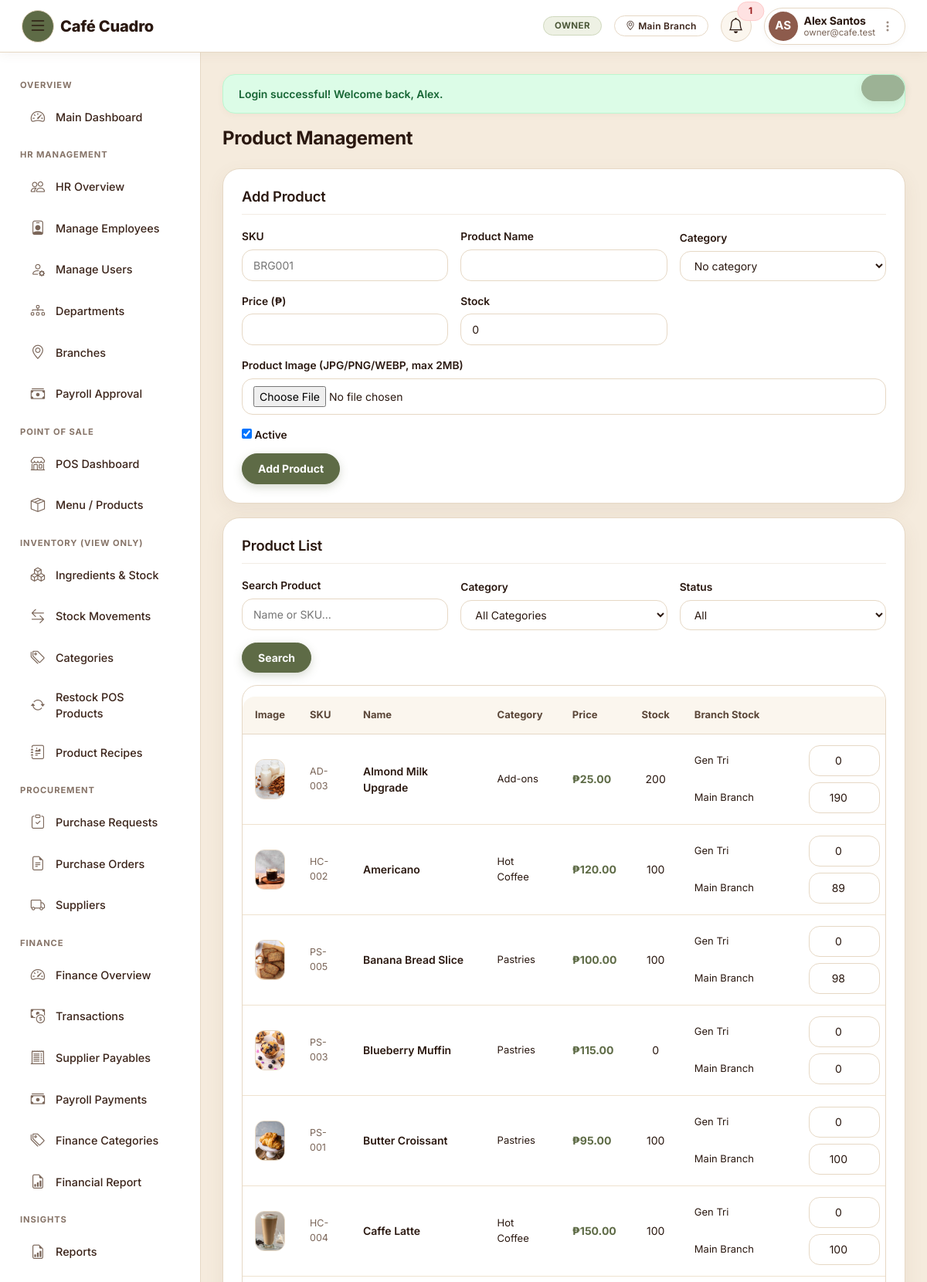
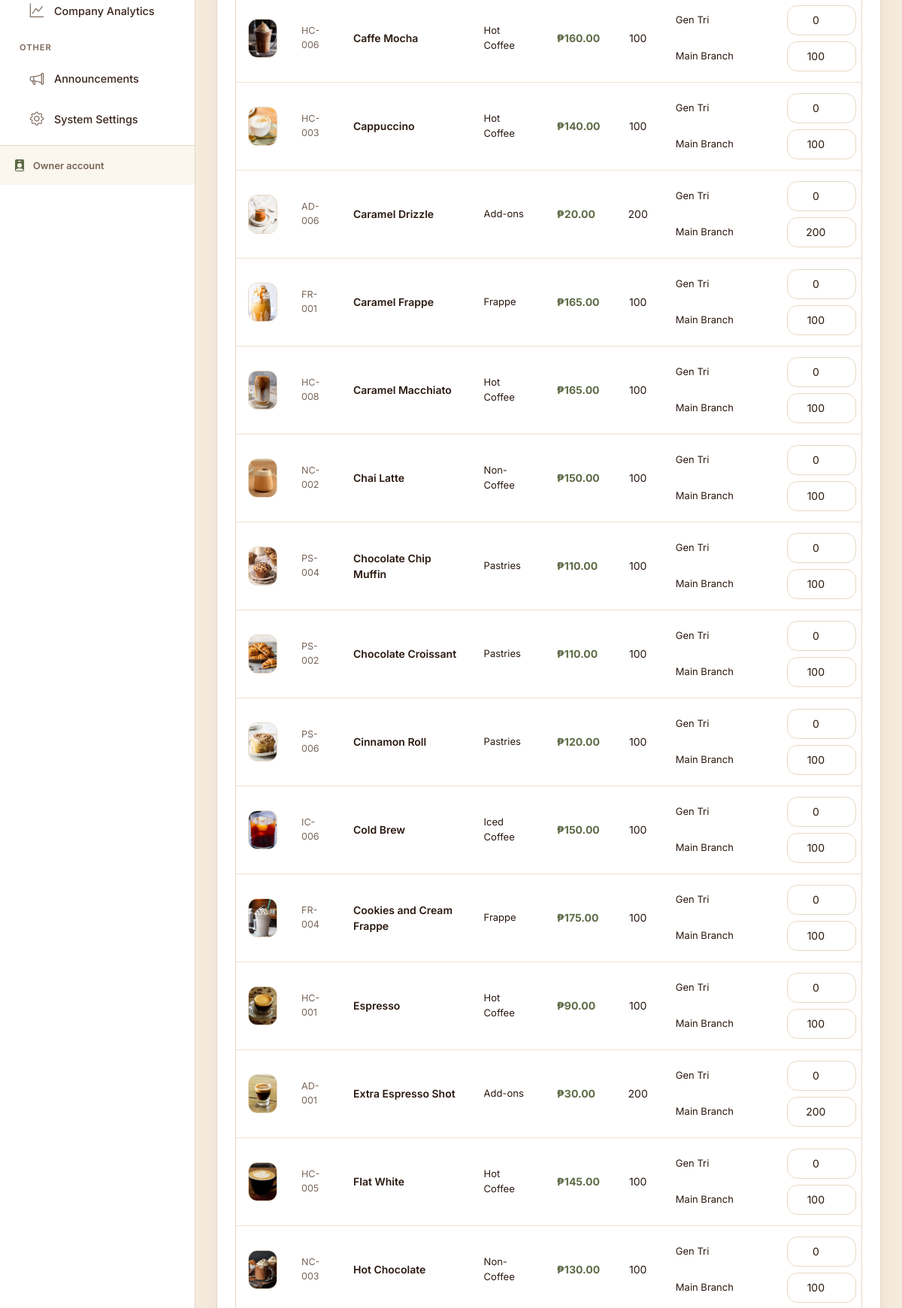
Screenshot of /pos/product_management.php (signed in, upper part) with the database file from the repository (2 pictures, top to bottom).
### tables this page shows
CREATE TABLE `branches` (
  `branch_id` int(11) NOT NULL,
  `branch_name` varchar(100) NOT NULL,
  `address` varchar(255) DEFAULT NULL,
  `contact_number` varchar(30) DEFAULT NULL,
  `latitude` decimal(10,7) DEFAULT NULL,
  `longitude` decimal(10,7) DEFAULT NULL,
  `status` enum('ACTIVE','INACTIVE') NOT NULL DEFAULT 'ACTIVE',
  `created_at` timestamp NOT NULL DEFAULT current_timestamp()
);

CREATE TABLE `products` (
  `id` int(11) NOT NULL,
  `category_id` int(11) DEFAULT NULL,
  `sku` varchar(50) DEFAULT NULL,
  `name` varchar(150) NOT NULL,
  `price` decimal(10,2) NOT NULL,
  `stock` int(11) DEFAULT 999,
  `image_url` varchar(255) DEFAULT '',
  `is_active` tinyint(1) DEFAULT 1,
  `updated_at` timestamp NOT NULL DEFAULT current_timestamp() ON UPDATE current_timestamp()
);

CREATE TABLE `menu_categories` (
  `id` int(11) NOT NULL,
  `name` varchar(100) NOT NULL,
  `icon` varchar(10) DEFAULT '?',
  `sort_order` int(11) DEFAULT 0
);

CREATE TABLE `branch_inventory` (
  `branch_inventory_id` int(11) NOT NULL,
  `branch_id` int(11) NOT NULL,
  `product_id` int(11) NOT NULL,
  `stock` int(11) NOT NULL DEFAULT 0,
  `reorder_level` int(11) NOT NULL DEFAULT 10,
  `updated_at` timestamp NOT NULL DEFAULT current_timestamp() ON UPDATE current_timestamp()
);

### includes/auth.php (called while the page is built, shortened)
<?php
function isLoggedIn(): bool {
    return isset($_SESSION['user_id']) && isset($_SESSION['role_id']);
}
function currentRoleId() {
    return $_SESSION['role_id'] ?? null;
}
function currentRoleName(): string {
    $names = ROLE_NAMES;
    return $names[currentRoleId()] ?? 'Guest';
}
function currentBranchId() {
    if (!empty($_SESSION['branch_id'])) {
        return (int)$_SESSION['branch_id'];
    }
    return 1;
}
function currentBranchName() {
    global $pdo;
    $branchId = currentBranchId();
    if ($branchId && isset($pdo) && $pdo instanceof PDO) {
        static $cache = [];
        if (!array_key_exists($branchId, $cache)) {
            $stmt = $pdo->prepare("SELECT branch_name FROM branches WHERE branch_id = ?");
            $stmt->execute([$branchId]);
            $cache[$branchId] = $stmt->fetchColumn() ?: null;
        }
        if ($cache[$branchId] !== null) {
            return $cache[$branchId];
        }
    }
    return $_SESSION['branch_name'] ?? null;
}

### pos/app.php (called while the page is built, shortened)
<?php
require_once __DIR__ . '/../includes/auth.php';
require_once __DIR__ . '/../includes/functions.php';
function h($value) {
    return htmlspecialchars((string) $value, ENT_QUOTES, 'UTF-8');
}
function money($value) {
    return number_format((float) $value, 2);
}

### pos/product_management.php (the view, shortened to what this page needs)
<?php
require 'database.php';
require 'app.php';
$edit_product = null;
$search        = trim($_GET['search'] ?? '');
try {
    $sql    = "SELECT p.*, c.name AS category_name FROM products p LEFT JOIN menu_categories c ON c.id = p.category_id WHERE 1=1";
    $params = [];
    $sql .= " ORDER BY p.is_active DESC, p.name";
    $stmt = $conn->prepare($sql);
    $stmt->execute($params);
    $products = $stmt->fetchAll(PDO::FETCH_ASSOC);
    $branches = $conn->query("SELECT branch_id, branch_name FROM branches WHERE status = 'ACTIVE' ORDER BY branch_name")->fetchAll(PDO::FETCH_ASSOC);
    $branchStockMap = [];
    if ($products) {
        $productIds = array_column($products, 'id');
        $placeholders = implode(',', array_fill(0, count($productIds), '?'));
        $biStmt = $conn->prepare("SELECT product_id, branch_id, stock, reorder_level FROM branch_inventory WHERE product_id IN ($placeholders)");
        $biStmt->execute($productIds);
        foreach ($biStmt->fetchAll(PDO::FETCH_ASSOC) as $row) {
            $branchStockMap[$row['product_id']][$row['branch_id']] = $row;
        }
    }
} catch (PDOException $e) {
    $categories     = [];
    $products       = [];
    $branches       = [];
    $branchStockMap = [];
    $message        = "<div class='alert error'>Database retrieval failure. Could not load products. Please refresh or try again.</div>";
}
require_once __DIR__ . '/../includes/header.php';
?>
<link rel="stylesheet" href="<?= BASE_URL ?>assets/shared/pos-legacy.css">
<div class="mb-4">
    <h1 class="h4 fw-bold mb-1">Product Management</h1>
</div>
<section class="panel">
    <h2><?= $edit_product ? 'Edit Product' : 'Add Product' ?></h2>
    <form method="POST" enctype="multipart/form-data" class="form-grid">
        <div>
            <label for="sku">SKU</label>
            <input id="sku" name="sku" value="<?= h($edit_product['sku'] ?? '') ?>" placeholder="BRG001">
        </div>
        <div>
            <label for="name">Product Name</label>
            <input id="name" name="name" value="<?= h($edit_product['name'] ?? '') ?>" required>
        </div>
        <div>
            <label for="category_id">Category</label>
            <select id="category_id" name="category_id">
                <option value="">No category</option>
            </select>
        </div>
        <div>
            <label for="price">Price (₱)</label>
            <input id="price" name="price" type="number" step="0.01" min="0" value="<?= h($edit_product['price'] ?? '') ?>" required>
        </div>
        <div>
            <label for="stock">Stock</label>
            <?php
                $stock_value = array_key_exists('stock', (array) $edit_product) ? $edit_product['stock'] : 0;
            ?>
            <input id="stock" name="stock" type="number" min="0" value="<?= h($stock_value) ?>" required>
        </div>
        <div style="grid-column: 1 / -1;">
            <label for="product_image">Product Image (JPG/PNG/WEBP, max 2MB)</label>
            <div style="display:flex; gap:14px; align-items:center; flex-wrap:wrap;">
                <input id="product_image" name="product_image" type="file" accept="image/*"
                       style="flex:1; min-width:200px;" onchange="previewImage(this)">
            </div>
        </div>
        <div>
            <label><input type="checkbox" name="is_active" style="width:auto;" <?= (($edit_product['is_active'] ?? 1) ? 'checked' : '') ?>> Active</label>
            <button type="submit" style="margin-top:8px;"><?= $edit_product ? 'Save Changes' : 'Add Product' ?></button>
        </div>
    </form>
</section>
<section class="panel" style="margin-top:18px;">
    <h2>Product List</h2>
    <form method="GET" class="form-grid" style="margin-bottom:16px;">
        <div>
            <label for="search">Search Product</label>
            <input id="search" name="search" value="<?= h($search) ?>" placeholder="Name or SKU...">
        </div>
        <div>
            <label for="category">Category</label>
            <select id="category" name="category">
                <option value="">All Categories</option>
            </select>
        </div>
        <div>
            <label for="status">Status</label>
            <select id="status" name="status">
                <option value="">All</option>
            </select>
        </div>
        <div style="display:flex; gap:8px; align-items:flex-end;">
            <button type="submit">Search</button>
        </div>
    </form>
    <table class="prod-table">
        <thead>
            <tr>
                <th style="width:70px;">Image</th>
                <th>SKU</th>
                <th>Name</th>
                <th>Category</th>
                <th>Price</th>
                <th>Stock</th>
                <th>Branch Stock</th>
            </tr>
        </thead>
        <tbody>
        <?php foreach ($products as $product): ?>
            <tr style="<?= !$product['is_active'] ? 'opacity:0.5;' : '' ?>">
                <td style="width:70px;">
                    <?php if (!empty($product['image_url'])): ?>
                        <img src="<?= h($product['image_url']) ?>" alt="<?= h($product['name']) ?>"
                             style="width:52px; height:52px; object-fit:cover; border-radius:12px; border:1.5px solid #e6d8c5; display:block;">
                    <?php else: ?>
                        <div style="width:52px; height:52px; background:#eef1e4; border-radius:12px; display:flex; align-items:center; justify-content:center; font-size:20px; border:1.5px solid #e6d8c5;">🍽️</div>
                    <?php endif; ?>
                </td>
                <td style="font-size:12.5px; color:#7a6558;"><?= h($product['sku']) ?></td>
                <td style="font-weight:600;"><?= h($product['name']) ?></td>
                <td style="font-size:13px;"><?= h($product['category_name'] ?? '') ?></td>
                <td style="font-weight:700; color:#5e6b46;">₱<?= money($product['price']) ?></td>
                <td style="text-align:center;"><?= h($product['stock']) ?></td>
                <td>
                    <?php if (!$branches): ?>
                        <span class="muted" style="font-size:12px;">No branches.</span>
                    <?php else: ?>
                        <div class="branch-stock-list">
                        <?php foreach ($branches as $branch):
                            $bi = $branchStockMap[$product['id']][$branch['branch_id']] ?? null;
                            $branchStock   = $bi ? (int) $bi['stock']         : 0;
                        ?>
                            <form method="POST" class="branch-stock-row">
                                <span class="branch-label"><?= h($branch['branch_name']) ?></span>
                                <input type="number" name="stock" min="0" value="<?= h($branchStock) ?>"
                                       class="branch-stock-input" title="<?= h($branch['branch_name']) ?> stock">
                            </form>
                        <?php endforeach; ?>
                        </div>
                    <?php endif; ?>
                </td>
            </tr>
        <?php endforeach; ?>
        </tbody>
    </table>
</section>
<?php require_once __DIR__ . '/../includes/footer.php'; ?>

### includes/header.php (shortened to what this page needs)
<?php
$esc = function_exists('e') ? 'e' : 'clean';
$isOwnerTheme           = currentRoleId() == ROLE_OWNER;
$isEmployeeTheme        = currentRoleId() == ROLE_EMPLOYEE;
$isEmployeeManagerTheme = currentRoleId() == ROLE_EMPLOYEE_MANAGER;
$isHrManagerTheme       = currentRoleId() == ROLE_HR_MANAGER;
$isHrStaffTheme         = currentRoleId() == ROLE_HR_STAFF;
$isCafeTheme            = in_array(currentRoleId(), [ROLE_CASHIER, ROLE_INVENTORY_STAFF, ROLE_FINANCE_STAFF], true);
?>
<!DOCTYPE html>
<html lang="en">
<head>
<link rel="stylesheet" href="https://cdn.jsdelivr.net/npm/bootstrap@5.3.3/dist/css/bootstrap.min.css">
<link rel="stylesheet" href="https://cdn.jsdelivr.net/npm/bootstrap-icons@1.11.3/font/bootstrap-icons.css">
<link rel="stylesheet" href="<?= BASE_URL ?>assets/hrms/css/style.css?v=<?= ASSET_VER ?>">
<link rel="stylesheet" href="<?= BASE_URL ?>assets/inv/css/style.css?v=<?= ASSET_VER ?>">
<link rel="stylesheet" href="<?= BASE_URL ?>assets/shared/unified.css?v=<?= ASSET_VER ?>">
<link rel="stylesheet" href="<?= BASE_URL ?>assets/shared/responsive.css?v=<?= ASSET_VER ?>">
<link rel="stylesheet" href="<?= BASE_URL ?>assets/shared/roast-app.css?v=<?= ASSET_VER ?>">
</head>
<body class="unified-theme <?= $isOwnerTheme ? 'owner-theme' : ($isEmployeeTheme ? 'employee-theme' : ($isEmployeeManagerTheme ? 'employee-manager-theme' : ($isHrManagerTheme ? 'hr-manager-theme' : ($isHrStaffTheme ? 'hr-staff-theme' : ($isCafeTheme ? 'cafe-theme' : ''))))) ?>">
<nav class="navbar navbar-expand-lg app-navbar">
  <div class="container-fluid">
    <button class="btn btn-link sidebar-toggle-btn me-2" id="sidebarToggle" title="Toggle sidebar" aria-label="Toggle sidebar">
      <i class="bi bi-list fs-4"></i>
    </button>
    <a class="navbar-brand fw-bold d-flex align-items-center text-decoration-none" href="<?= BASE_URL ?>dashboard">
      <span class="brand-text" style="color:#2a1810 !important; -webkit-text-fill-color:#2a1810 !important; background:none !important; font-family:'Fraunces',Georgia,serif; font-weight:600; font-size:1.4rem; letter-spacing:-0.01em; display:inline-block;"><?= APP_NAME ?></span>
    </a>
    <div class="ms-auto d-flex align-items-center gap-2 gap-md-3">
      <?php if (isLoggedIn()):
        try {
            $unreadCount = function_exists('unreadNotificationCount') ? unreadNotificationCount($pdo, (int)$_SESSION['user_id']) : 0;
        } catch (Exception $ex) {
            $notifications = [];
            $unreadCount = 0;
        }
        $nameParts  = preg_split('/\s+/', trim($_SESSION['full_name'] ?? ''), 2);
        $firstName  = $nameParts[0] ?? '';
        $lastName   = $nameParts[1] ?? '';
      ?>
        <span class="badge role-pill d-none d-sm-inline-block"><?= $esc(currentRoleName()) ?></span>
        <?php if (currentBranchName()): ?>
          <span class="badge branch-pill d-none d-md-inline-block"><i class="bi bi-geo-alt me-1"></i><?= $esc(currentBranchName()) ?></span>
        <?php endif; ?>
        <div class="dropdown">
          <a class="position-relative notif-bell-btn text-decoration-none" href="#" role="button" data-bs-toggle="dropdown" title="Notifications">
            <i class="bi bi-bell fs-5"></i>
            <?php if ($unreadCount > 0): ?>
              <span class="position-absolute top-0 start-100 translate-middle badge rounded-pill bg-danger" style="font-size:.65rem;"><?= $unreadCount > 9 ? '9+' : $unreadCount ?></span>
            <?php endif; ?>
          </a>
        </div>
        <div class="dropdown">
          <a class="d-flex align-items-center text-decoration-none navbar-user-pill" href="#" role="button" data-bs-toggle="dropdown">
            <div class="user-avatar-wrap">
              <?= renderAvatar($_SESSION['profile_photo'] ?? null, $firstName, $lastName, 38) ?>
            </div>
            <div class="ms-2 text-start d-none d-md-block lh-sm pe-1">
              <div class="user-name fw-bold"><?= $esc($_SESSION['full_name'] ?? '') ?></div>
              <div class="user-sub text-muted small"><?= $esc($_SESSION['email'] ?? currentRoleName()) ?></div>
            </div>
            <i class="bi bi-three-dots-vertical ms-1 d-none d-md-inline text-muted opacity-75"></i>
          </a>
        </div>
      <?php endif; ?>
    </div>
  </div>
</nav>
<div class="app-wrapper d-flex">
<?php require_once __DIR__ . '/sidebar.php'; ?>

### rows the page displays
branches: branch_name "Main Branch"
products: image_url (picture), sku "AD-003", name "Almond Milk Upgrade", category.name "Add-ons", price "25.00", stock "200", stock "190"
branches: branch_name "Gen Tri", stock "0"
products: image_url (picture), sku "HC-002", name "Americano", category.name "Hot Coffee", price "120.00", stock "100", stock "89"
products: image_url (picture), sku "PS-005", name "Banana Bread Slice", category.name "Pastries", price "100.00", stock "100", stock "98"
products: image_url (picture), sku "PS-003", name "Blueberry Muffin", category.name "Pastries", price "115.00", stock "0"
products: image_url (picture), sku "PS-001", name "Butter Croissant", category.name "Pastries", price "95.00", stock "100"
products: image_url (picture), sku "HC-004", name "Caffe Latte", category.name "Hot Coffee", price "150.00", stock "100"
products: image_url (picture), sku "HC-006", name "Caffe Mocha", category.name "Hot Coffee", price "160.00", stock "100"
products: image_url (picture), sku "HC-003", name "Cappuccino", category.name "Hot Coffee", price "140.00", stock "100"
products: image_url (picture), sku "AD-006", name "Caramel Drizzle", category.name "Add-ons", price "20.00", stock "200"
products: image_url (picture), sku "FR-001", name "Caramel Frappe", category.name "Frappe", price "165.00", stock "100"
products: image_url (picture), sku "HC-008", name "Caramel Macchiato", category.name "Hot Coffee", price "165.00", stock "100"
products: image_url (picture), sku "NC-002", name "Chai Latte", category.name "Non-Coffee", price "150.00", stock "100"
products: image_url (picture), sku "PS-004", name "Chocolate Chip Muffin", category.name "Pastries", price "110.00", stock "100"
products: image_url (picture), sku "PS-002", name "Chocolate Croissant", category.name "Pastries", price "110.00", stock "100"
products: image_url (picture), sku "PS-006", name "Cinnamon Roll", category.name "Pastries", price "120.00", stock "100"
products: image_url (picture), sku "IC-006", name "Cold Brew", category.name "Iced Coffee", price "150.00", stock "100"
products: image_url (picture), sku "FR-004", name "Cookies and Cream Frappe", category.name "Frappe", price "175.00", stock "100"
products: image_url (picture), sku "HC-001", name "Espresso", category.name "Hot Coffee", price "90.00", stock "100"
products: image_url (picture), sku "AD-001", name "Extra Espresso Shot", category.name "Add-ons", price "30.00", stock "200"
products: image_url (picture), sku "HC-005", name "Flat White", category.name "Hot Coffee", price "145.00", stock "100"
products: image_url (picture), sku "NC-003", name "Hot Chocolate", category.name "Non-Coffee", price "130.00", stock "100"

### other values shown
APP_NAME "Café Cuadro"
$esc(currentRoleName()) "OWNER"
$unreadCount "1"
$initials "AS"
$esc($_SESSION['full_name'] ?? '') "Alex Santos"
$esc($_SESSION['email'] ?? currentRoleName()) "owner@cafe.test"
$sidebarFooterLabel "Owner"
$f['message'] "Login successful! Welcome back, Alex."
